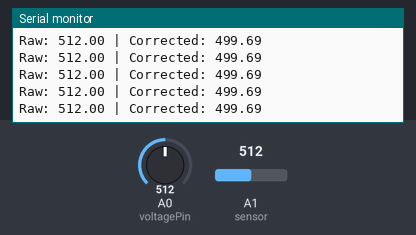
A sketch run on a simulated Arduino Uno, built with avr-gcc and run on an emulated ATmega328P. Parts: the last lines printed to the serial monitor. The inputs (shaded band) are chosen by the test bench; at power-on: A1 (sensor) = 512, A0 (voltagePin) = 512.

Above: at 2.7 s.
2.8 s: A1 (sensor) set to 981
At 2.84 s:
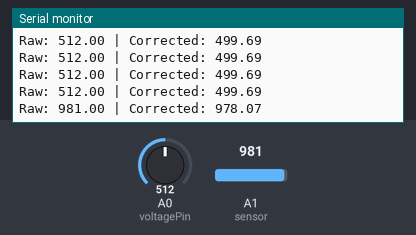
5.8 s: A1 (sensor) set to 1007
At 5.88 s:
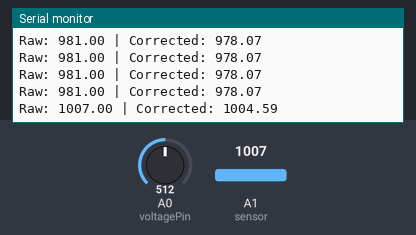
Timing chart, 0 to 8.8 s (numbered marks = the images above; inputs shaded):
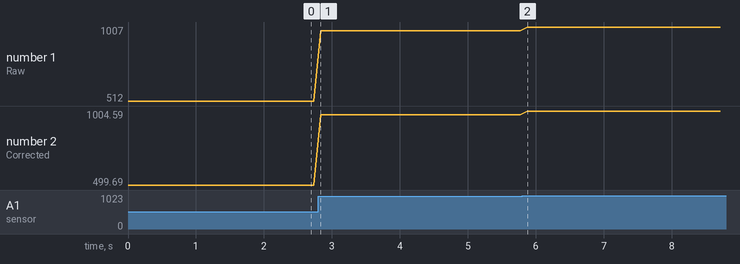

Measured:
- after the input at 2.8 s, the serial monitor: prints a new line at once (image 1)
- after the input at 5.8 s, the serial monitor: prints a new line after 0.08 s (image 2)
- plotted number 1: 512 → 981 after the input at 2.8 s, 981 → 1007 after the input at 5.8 s
- plotted number 2: 499.69 → 978.07 after the input at 2.8 s, 978.07 → 1004.59 after the input at 5.8 s

The sketch:

robot_logic.ino
```cpp
// This code runs on the robot to correct sensor data in real-time
float voltagePin = A0;

void setup() {
  Serial.begin(9600);
}

void loop() {
  float rawValue = analogRead(A1); // Raw sensor reading
  float voltage = analogRead(voltagePin) * (5.0 / 1023.0) * 2;

  // This is the "Inference" part of the AI
  // The numbers below come from our Python training
  float weight_v = -10.5;
  float weight_s = 1.02;
  float bias = 30.0;

  float correctedValue = (voltage * weight_v) + (rawValue * weight_s) + bias;

  Serial.print("Raw: "); Serial.print(rawValue);
  Serial.print(" | Corrected: "); Serial.println(correctedValue);
  delay(100);
}
```
